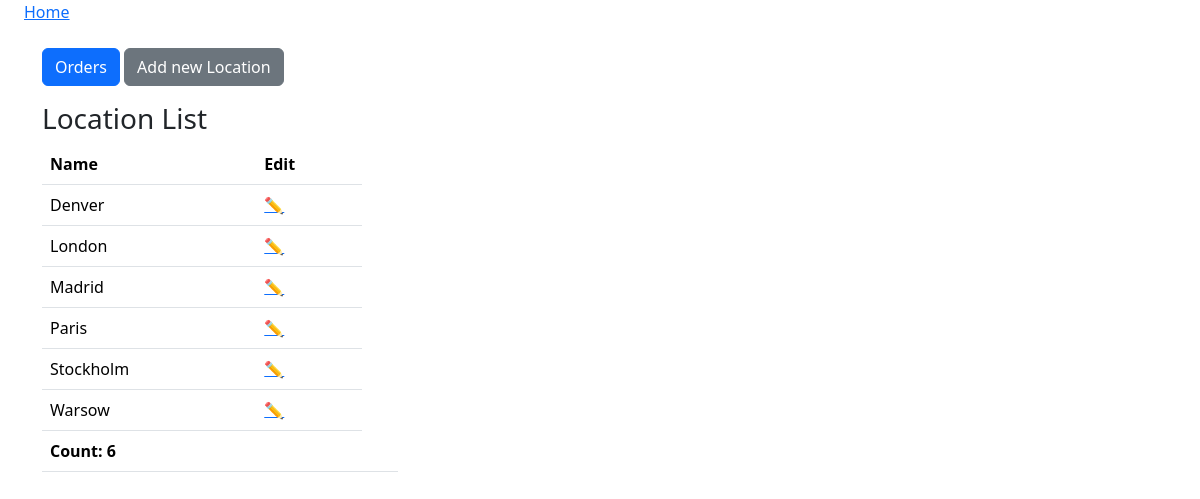
Page /location_list/ on the committed database.
### htmx_tests/models.py (models this page shows, shortened)
class Location(models.Model):
    place = models.CharField(max_length=100, unique=True)

### htmx_tests/views.py (the view)
# urls.py: path("location_list/", views.location_list, name="location_list"),
def location_list(request):
    location = Location.objects.all().order_by('place')
    count = location.count()
    return render(request, 'htmx_tests/location.html', {
        'location':location,
        'count':count,
    })

### htmx_tests/templates/htmx_tests/location.html
{% extends 'base.html' %}
{% block content %}
<div class="container mt-4">
    <div class="row mb-3">
        <div class="col-md-3">
            <a class="btn btn-primary" href="{% url 'htmx_tests:order_summary_list' %}">Orders</a>
            <a class="btn btn-secondary" href="{% url 'htmx_tests:location_create' %}">Add new Location</a>
        </div>
    </div>
    <div class="row">
        <div class="col-md-4">
            <h3>Location List</h3>
            <table class="table table-hover">
                <thead>
                    <tr>
                        <th>Name</th>
                        <th>Edit</th>
                    </tr>
                </thead>
                <tbody>
                    {% for loc in location %}
                    <tr>
                        <td>{{loc.place}}</td>
                        <td>
                            <a href="{% url 'htmx_tests:location_edit' loc.pk %}">✏️</a>
                        </td>
                    </tr>
                    {% endfor %}
                    <tr>
                        <td class="fw-bold">Count: {{count}}</td>
                        <td></td>
                        <td></td>
                    </tr>
                </tbody>
            </table>
        </div>
    </div>
</div>
{% endblock content %}

### rows in the picture
Location: place "Denver"
Location: place "London"
Location: place "Madrid"
Location: place "Paris"
Location: place "Stockholm"
Location: place "Warsow"

### other values in the picture
{{ count }} "6"
